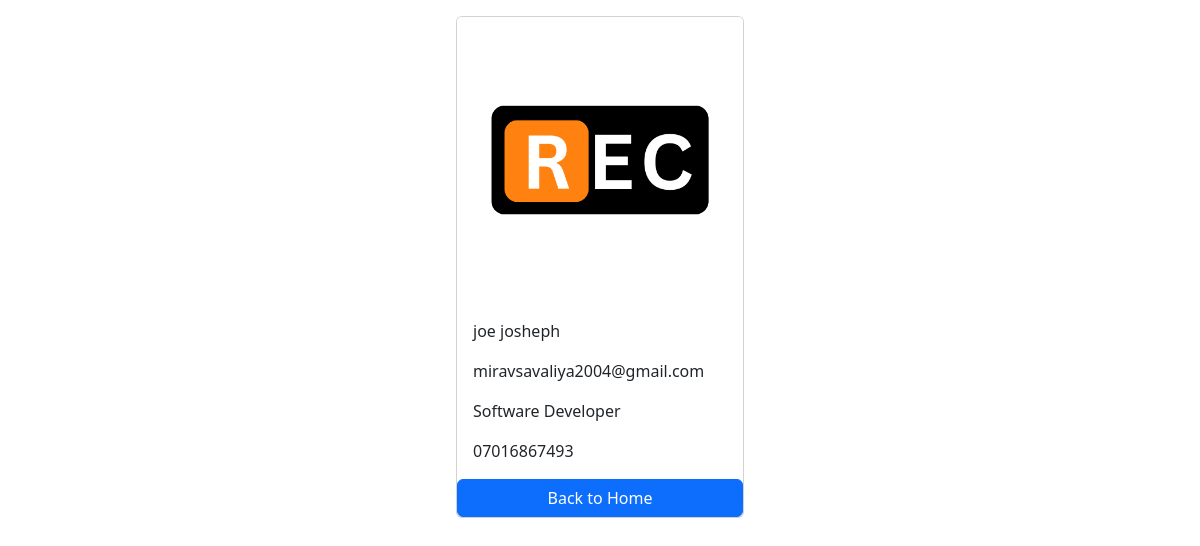
Screenshot of /employees/5/ with the database file from the repository.
### employees/models.py (models this page shows, shortened)
class Employee(models.Model):
    first_name = models.CharField(max_length=100)
    last_name = models.CharField(max_length=100)
    photo = models.ImageField(upload_to='images')
    designation = models.CharField(max_length=100)
    email_address = models.EmailField(max_length=100,unique=True)
    phone_number = models.CharField(max_length=13,blank=True)
    created_at = models.DateTimeField(auto_now_add=True)
    updated_at = models.DateTimeField(auto_now=True)

### employees/views.py (the view)
# urls.py: path('<int:pk>/', views.employee_details, name='employee_detail'),
def employee_details(request, pk):
    employee = get_object_or_404(Employee, pk=pk)
    context = {
        'employee': employee
    }
    return render(request , 'employee_detail.html',context)

### templates/employee_detail.html (shortened to what this page needs)
{% load static %}
<!DOCTYPE html>
<html>
    <head>
        <link rel="stylesheet" href="{% static 'styles/style.css' %}">
        <link rel="stylesheet" href="https://cdn.jsdelivr.net/npm/bootstrap@5.3.2/dist/css/bootstrap.min.css">
    </head>
    <body>
        <div class="container mt-3">
            <div class="card mx-auto" style="width: 18rem;">
                <img class="card-img-top" src="{{ employee.photo.url }}" alt="Employee Photo">
                <div class="card-body">
                  <p class="card-text">{{ employee.first_name }} {{ employee.last_name }}</p>
                  <p class="card-text">{{ employee.email_address }}</p>
                  <p class="card-text">{{ employee.designation }}</p>
                  <p class="card-text">{{ employee.phone_number }}</p>
                </div>
                <a href="{% url 'home' %}" class="btn btn-primary">Back to Home</a>
              </div>
        </div>
    </body>
</html>

### static/styles/style.css (style rules this page uses)
body { background-color: blue; }

### rows the page displays
Employee: photo (picture), first_name "joe", last_name "josheph", email_address "miravsavaliya2004@gmail.com", designation "Software Developer", phone_number "07016867493"
